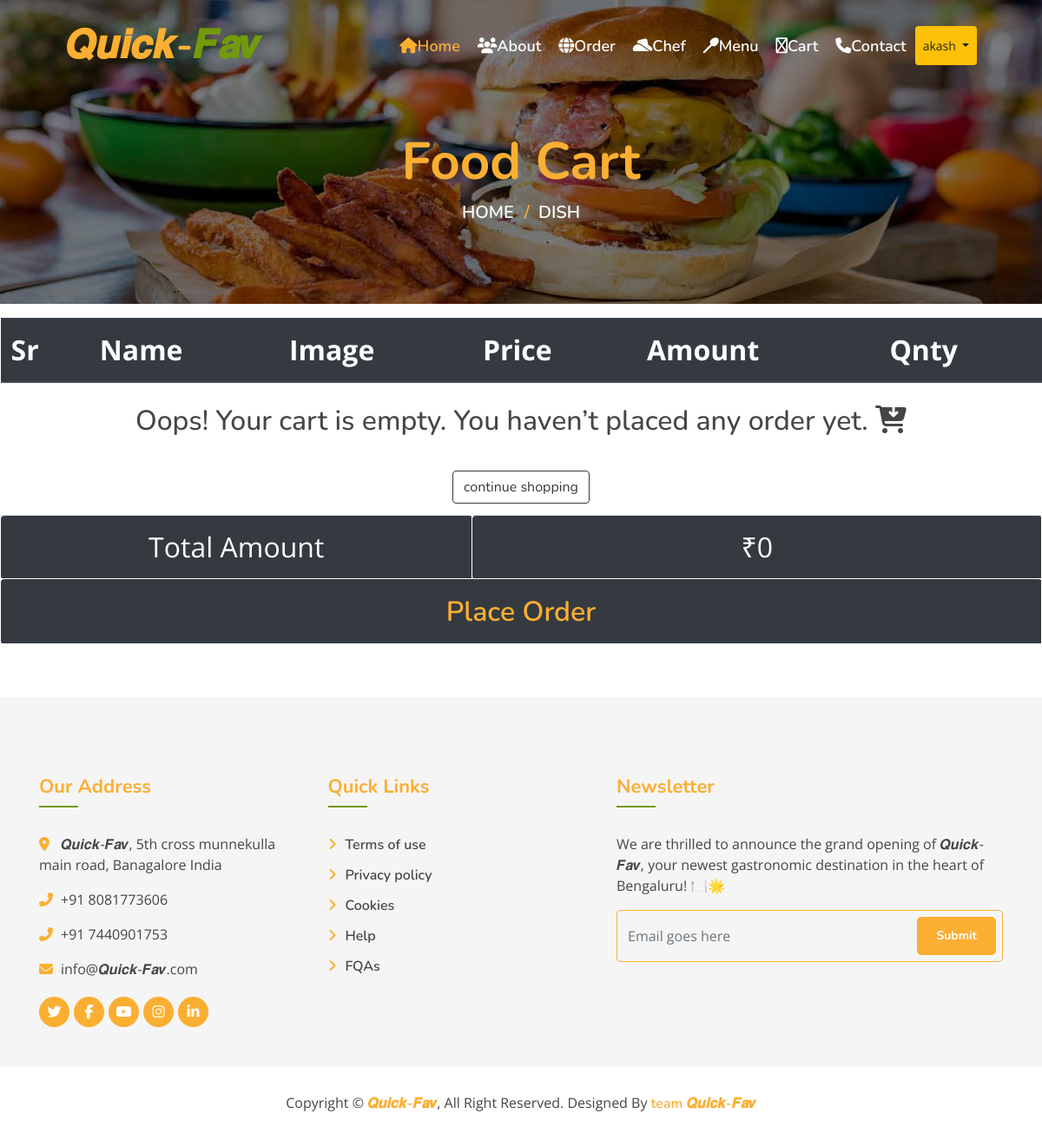
/cart/ (signed in), run on an earlier commit of the app's database.
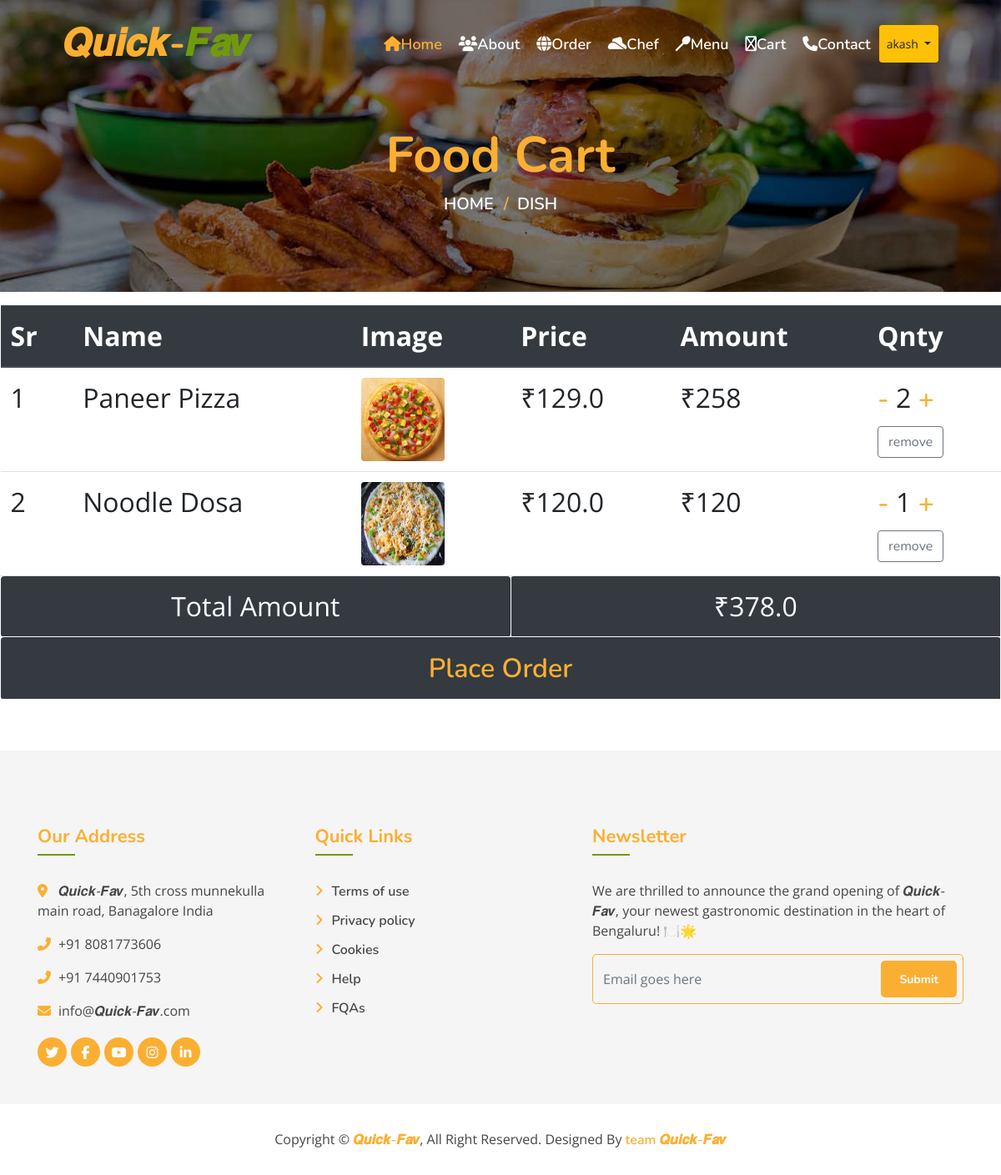
And on a later commit of the database.
### app/models.py (models this page shows, shortened)
class Dish_cart(models.Model):
    user = models.ForeignKey(User,on_delete=models.CASCADE,null=True)
    name = models.ForeignKey(Dish,on_delete=models.CASCADE)
    counter = models.PositiveIntegerField(default=0)
    ammount = models.PositiveBigIntegerField(null=True)

class Dish(models.Model):
    name = models.CharField(max_length=200,unique=True)
    image = models.ImageField(upload_to="dishes")
    ingredients = models.TextField()
    details = models.TextField(blank=True)
    category = models.ForeignKey(Category, on_delete=models.CASCADE)
    price = models.FloatField()
    discount_price = models.FloatField(blank=True)
    is_available = models.BooleanField(default=True)
    added_on = models.DateTimeField(auto_now_add=True)
    updated_on = models.DateTimeField(auto_now=True)
    def __str__(self):
        return self.name
    class Meta:
        verbose_name_plural = 'Dish Table'

### app/views.py (the view)
# urls.py: path('cart/',cartall,name='cart'),
@login_required(login_url='login')
def cartall(request):
    user = User.objects.get(username=request.user)
    cart_list = Dish_cart.objects.filter(user =user )
    m = 0
    for d in cart_list:
        m = m + (d.name.price * d.counter)
    return render(request,'cart.html',{'cart':cart_list,'M':m})

### templates/cart.html (shortened to what this page needs)
{% extends "base.html" %}
{% load static %}
{% block content %}
<div class="page-header mb-0">
    <div class="container">
        <div class="row">
            <div class="col-12">
                <h2>Food Cart</h2>
            </div>
            <div class="col-12">
                <a href="">Home</a>
                <a href="">Dish</a>
            </div>
        </div>
    </div>
</div>
<section class="menu-food mt-3 d-flex justify-content-start flex-wrap">
    <table class="table table-hover">
        <thead class="thead-dark">
            <th>Sr</th>
            <th>Name</th>
            <th>Image</th>
            <th>Price</th>
            <th>Amount</th>
            <th>Qnty</th>
        </thead>
        {% if cart %}
        {% for d in cart %}
        <tr>
            <td>{{forloop.counter}}</td>
            <td>{{d.name}}</td>
            <td><img src="{{d.name.image.url}}" class="rounded" alt="no" height="100px" width="100px"></td>
            <td>₹{{d.name.price}}</td>
            <td>₹{{d.ammount}}</td>
            <td> <div><a href="{% url 'qntysub' d.name.id %}">-</a> {{d.counter}} <a href="{% url 'qntyadd' d.name.id %}">+</a></div>
                <a href="{% url 'remove' d.name.id %}" class="btn btn-outline-secondary">remove</a>
            </td>
        </tr>
        {% endfor %}
        {% else %}
        <tr>
            <td colspan="6" class="text-center">
                <h2 class="alert  text-center">Oops! Your cart is empty. You haven’t placed any order yet.  <i class="fa-solid fa-cart-arrow-down"></i></h2>
                <a href="{% url 'menu' %}" class="btn btn-outline-dark">continue shopping</a>
            </td>
        </tr>
        {% endif %}
        <tr>
            <td colspan="3" class="alert bg-dark text-center text-white "> Total Amount</td>
            <td colspan="3" class="alert bg-dark text-center text-white ">₹{{M}}</td>
        </tr>
        <tr>
            <td colspan="6" class="alert bg-dark text-center text-white "> <a href="{% url 'order' %}">Place Order</a></td>
        </tr>
    </table>
</section>
{% endblock content %}

### templates/base.html (shortened to what this page needs)
{% load static %}
<!DOCTYPE html>
<html lang="en">
    <head>
        <link href="https://stackpath.bootstrapcdn.com/bootstrap/4.4.1/css/bootstrap.min.css" rel="stylesheet">
        <link href="https://cdnjs.cloudflare.com/ajax/libs/font-awesome/5.10.0/css/all.min.css" rel="stylesheet">
        <link href="{% static 'lib/animate/animate.min.css' %}" rel="stylesheet">
        <link href="{% static 'lib/owlcarousel/assets/owl.carousel.min.css' %}" rel="stylesheet">
        <link href="{% static 'lib/flaticon/font/flaticon.css" rel="stylesheet' %}">
        <link href="{% static 'lib/tempusdominus/css/tempusdominus-bootstrap-4.min.css' %}" rel="stylesheet" />
        <link href="{% static 'fontawesomefree/css/fontawesome.css' %}" rel="stylesheet" type="text/css">
        <link href="{% static 'fontawesomefree/css/brands.css' %}" rel="stylesheet" type="text/css">
        <link href="{% static 'fontawesomefree/css/solid.css' %}" rel="stylesheet" type="text/css">
        <link href="{% static 'css/style.css' %}" rel="stylesheet">
    </head>
    <body>
        <div class="navbar navbar-expand-lg bg-light navbar-light">
            <div class="container-fluid">
                <a href="{% url 'index' %}" class="navbar-brand">𝑸𝒖𝒊𝒄𝒌-<span>𝑭𝒂𝒗</span></a>
                <div class="collapse navbar-collapse justify-content-between" id="navbarCollapse">
                    <div class="navbar-nav ml-auto">
                        <a href="{% url 'index' %}" class="nav-item nav-link active"><i class="fa fa-home"></i>Home</a>
                        <a href="{% url 'about' %}" class="nav-item nav-link"><i class="fa-solid fa-users"></i>About</a>
                        <a href="{% url 'orderhistory' %}" class="nav-item nav-link"><i class="fa-solid fa-globe"></i>Order</a>
                        <a href="{% url 'team' %}" class="nav-item nav-link"><i class="fa-solid fa-hat-cowboy-side"></i>Chef</a>
                        <a href="{% url 'menu' %}" class="nav-item nav-link"><i class="fa-solid fa-spoon"></i>Menu</a>
                        <a href="{% url 'cart' %}" class="nav-item nav-link"><i class="fa-regular fa-cart-shopping"></i>Cart</a>
                        <a href="{% url 'contact' %}" class="nav-item nav-link"><i class="fa fa-phone"></i>Contact</a>
                        {% if user.is_authenticated %}
                        <div class="btn-group">
                            <button type="button" class="btn btn-warning btn-sm dropdown-toggle" data-toggle="dropdown" aria-haspopup="true" aria-expanded="false">
                              {{user.first_name}}
                            </button>
                          </div>
                         {% else %}
                         <a href="{% url 'login' %}" class="nav-item nav-link">login<i class="fa-solid fa-right-to-bracket"></i></a>
                        {% endif %}
                    </div>
                </div>
            </div>
        </div>
        {% block content %}
        {% endblock %}
                <div class="footer">
                    <div class="container">
                        <div class="row">
                            <div class="col-lg-7">
                                <div class="row">
                                    <div class="col-md-6">
                                        <div class="footer-contact">
                                            <h2>Our Address</h2>
                                            <p><i class="fa fa-map-marker-alt"></i>𝑸𝒖𝒊𝒄𝒌-𝑭𝒂𝒗, 5th cross munnekulla main road, Banagalore India</p>
                                            <p><i class="fa fa-phone-alt"></i>+91 8081773606</p>
                                            <p><i class="fa fa-phone-alt"></i>+91 7440901753</p>
                                            <p><i class="fa fa-envelope"></i>info@𝑸𝒖𝒊𝒄𝒌-𝑭𝒂𝒗.com</p>
                                            <div class="footer-social">
                                                <a href=""><i class="fab fa-twitter"></i></a>
                                                <a href=""><i class="fab fa-facebook-f"></i></a>
                                                <a href=""><i class="fab fa-youtube"></i></a>
                                                <a href=""><i class="fab fa-instagram"></i></a>
                                                <a href=""><i class="fab fa-linkedin-in"></i></a>
                                            </div>
                                        </div>
                                    </div>
                                    <div class="col-md-6">
                                        <div class="footer-link">
                                            <h2>Quick Links</h2>
                                            <a href="">Terms of use</a>
                                            <a href="">Privacy policy</a>
                                            <a href="">Cookies</a>
                                            <a href="">Help</a>
                                            <a href="">FQAs</a>
                                        </div>
                                    </div>
                                </div>
                            </div>
                            <div class="col-lg-5">
                                <div class="footer-newsletter">
                                    <h2>Newsletter</h2>
                                    <p>
                                        We are thrilled to announce the grand opening of 𝑸𝒖𝒊𝒄𝒌-𝑭𝒂𝒗, your newest gastronomic destination in the heart of Bengaluru! 🍽️🌟
                                    </p>
                                    <div class="form">
                                        <input class="form-control" placeholder="Email goes here">
                                        <button class="btn custom-btn">Submit</button>
                                    </div>
                                </div>
                            </div>
                        </div>
                    </div>
                    <div class="copyright">
                        <div class="container">
                            <p>Copyright &copy; <a href="#">𝑸𝒖𝒊𝒄𝒌-𝑭𝒂𝒗</a>, All Right Reserved.</p>
                            <p>Designed By <a href="https://akashgupta744.github.io/AkashPortfolio7440/im">team 𝑸𝒖𝒊𝒄𝒌-𝑭𝒂𝒗</a></p>
                        </div>
                    </div>
                </div>
    </body>
</html>

### static/css/style.css (style rules this page uses)
body { color: #757575; background: #ffffff; font-family: 'open sans', sans-serif; }
h1, h2, h3, h4, h5, h6 { color: #454545; font-family: 'Nunito', sans-serif; }
a { font-family: 'Nunito', sans-serif; font-weight: 600; color: #fbaf32; transition: .3s; }
.btn.custom-btn { padding: 12px 25px; font-family: 'Nunito', sans-serif; font-size: 16px; font-weight: 600; color: #ffffff; background: #fbaf32; border: 2px solid #fbaf32; border-radius: 5px; transition: .5s; }
.container-fluid { max-width: 1366px; }
.navbar { position: relative; transition: .5s; z-index: 999; }
.navbar .navbar-brand { margin: 0; color: #fbaf32; font-size: 45px; line-height: 0px; font-weight: 700; font-family: 'Nunito', sans-serif; transition: .5s; }
.navbar .navbar-brand span { color: #719a0a; }
@media (min-width: 992px) { .navbar { position: absolute; width: 100%; padding: 30px 60px; background: transparent !important; z-index: 9; } }
@media (min-width: 992px) { .navbar .navbar-brand { color: #fbaf32; } }
@media (min-width: 992px) { .navbar-light .navbar-nav .nav-link, .navbar-light .navbar-nav .nav-link:focus { padding: 10px 10px 8px 10px; font-family: 'Nunito', sans-serif; color: #ffffff; font-size: 18px; font-weight: 600; } }
@media (min-width: 992px) { .navbar-light .navbar-nav .nav-link:hover, .navbar-light .navbar-nav .nav-link.active { color: #fbaf32; } }
.page-header { position: relative; margin-bottom: 45px; padding: 150px 0 90px 0; text-align: center; background: linear-gradient(rgba(0, 0, 0, .5), rgba(0, 0, 0, .5)), url(../img/page-header.jpg); background-position: center; background-repeat: no-repeat; background-size: cover; }
.page-header h2 { position: relative; color: #fbaf32; font-size: 60px; font-weight: 700; }
.page-header a { position: relative; padding: 0 12px; font-size: 20px; text-transform: uppercase; color: #ffffff; }
.page-header a::after { position: absolute; content: "/"; width: 8px; height: 8px; top: -1px; right: -7px; text-align: center; color: #fbaf32; }
.page-header a:last-child::after { display: none; }
.footer { position: relative; margin-top: 45px; padding-top: 90px; background: rgba(0, 0, 0, .04); }
.footer .footer-contact, .footer .footer-link, .footer .footer-newsletter { position: relative; margin-bottom: 45px; color: #454545; }
.footer .footer-contact h2, .footer .footer-link h2, .footer .footer-newsletter h2 { position: relative; margin-bottom: 30px; padding-bottom: 10px; font-size: 22px; font-weight: 700; color: #fbaf32; }
.footer .footer-contact h2::after, .footer .footer-link h2::after, .footer .footer-newsletter h2::after { position: absolute; content: ""; width: 45px; height: 2px; bottom: 0; left: 0; background: #719a0a; }
.footer .footer-link a { display: block; margin-bottom: 10px; color: #454545; transition: .3s; }
.footer .footer-link a::before { position: relative; content: "\f105"; font-family: "Font Awesome 5 Free"; font-weight: 900; margin-right: 10px; color: #fbaf32; }
.footer .footer-contact p i { width: 25px; color: #fbaf32; }
.footer .footer-social { position: relative; margin-top: 20px; display: flex; }
.footer .footer-social a { display: inline-block; margin-right: 5px; width: 35px; height: 35px; display: flex; align-items: center; justify-content: center; background: #fbaf32; border-radius: 35px; font-size: 16px; color: #ffffff; }
.footer .footer-social a:last-child { margin: 0; }
.footer .footer-newsletter .form { position: relative; width: 100%; }
.footer .footer-newsletter input { height: 60px; background: transparent; border: 1px solid #fbaf32; border-radius: 5px; }
.footer .footer-newsletter .btn { position: absolute; top: 8px; right: 8px; height: 44px; padding: 8px 20px; font-size: 14px; font-weight: 700; }
.footer .copyright { position: relative; width: 100%; padding: 30px 0; text-align: center; background: #ffffff; }
.footer .copyright p { margin: 0; display: inline-block; color: #454545; }
.footer .copyright p a { color: #fbaf32; }

### templates/cart.html (style rules this page uses)
td,th { font-size: 2rem; }

What changed in the data, as far as the page shows it:
added Dish_cart: name "Paneer Pizza", name.image (picture), name.price "129.0", ammount "258", counter "2"
added Dish_cart: name "Noodle Dosa", name.image (picture), name.price "120.0", ammount "120", counter "1"
Also different on the page:
{{ M }}: "0" → "378.0"
text no longer shown: "Oops! Your cart is empty. You haven’t placed any order yet. continue shopping"
